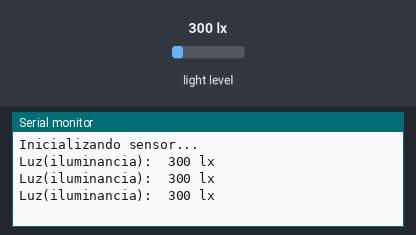
Bench run of a sketch on a simulated Arduino Uno, built with avr-gcc and run on an emulated ATmega328P. Parts: the last lines printed to the serial monitor. The test bench sets the inputs (shaded band); at power-on: light level 300 lx.

Above: at 1.3 s.
1.4 s: light level set to 40 lx
At 1.9 s:
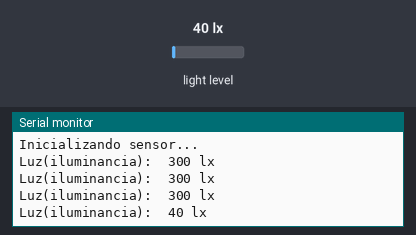
2.9 s: light level set to 500 lx
At 3.4 s:
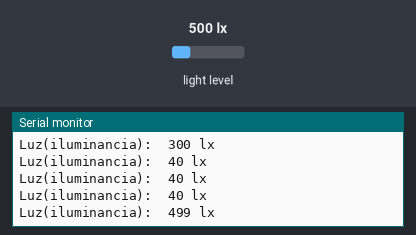
Timing chart, 0 to 5.9 s (numbered marks = the images above; inputs shaded):
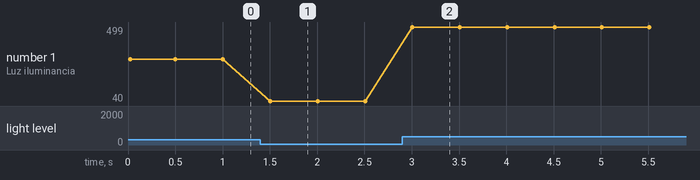

Measured:
- after the input at 1.4 s, the serial monitor: prints a new line after 0.10 s (image 1)
- after the input at 2.9 s, the serial monitor: prints a new line after 0.11 s (image 2)
- plotted number 1: 300 → 40 after the input at 1.4 s, 40 → 499 after the input at 2.9 s

The sketch:

Luxometro.ino
```cpp
/****************************************************************************************
 Luxómetro

  Programa para realizar lecturas con un sensor de luz BH1750

 Conexiones:
  ------------------------------------------------------------------------
  M. BH1750-> Arduino Uno,Nano,Mini | Arduino Mega,DUE | Arduino Leonardo
  ------------------------------------------------------------------------
  VCC      ->   5V                  |   5V             |   5V
  GND      ->   GND                 |   GND            |   GND
  SCL      ->   A5                  |   21             |   3
  SDA      ->   A4                  |   20             |   2
  ADRR     ->   NC                  |   NC             |   NC
  ------------------------------------------------------------------------
  *No se puede cambiar de pines, los pines indicados son para la comunicación I2C
   y son los pines SDA y SCL de cada placa respectivamente

 Dirección del módulo I2C
  a)Para ADRR no conectado o conectado a GND la dirección I2C es 0x23
  b)Para ADRR conectado a VCC la dirección I2C es 0x5C

 Programa basado en el ejemplo BH1750test de la librería BH1750

 Última modificación el 30/08/2020

 Más información en:
   -https://naylampmechatronics.com/blog/44_Tutorial-m%C3%B3dulo-sensor-de-luz-BH1750.html
   -https://github.com/naylampmechatronics/Ejemplos_BH1750

**************************************************************************************************/
#include <Wire.h>
#include <BH1750.h>

BH1750 Luxometro(0x23); //para una dirección i2C de 0x23

void setup(){
  Serial.begin(9600);
  Serial.println("Inicializando sensor...");
  Luxometro.begin(BH1750::CONTINUOUS_HIGH_RES_MODE); //inicializamos el sensor
}


void loop() {
  uint16_t lux = Luxometro.readLightLevel();//Realizamos una lectura del sensor
  Serial.print("Luz(iluminancia):  ");
  Serial.print(lux);
  Serial.println(" lx");
  delay(500);
}
```
